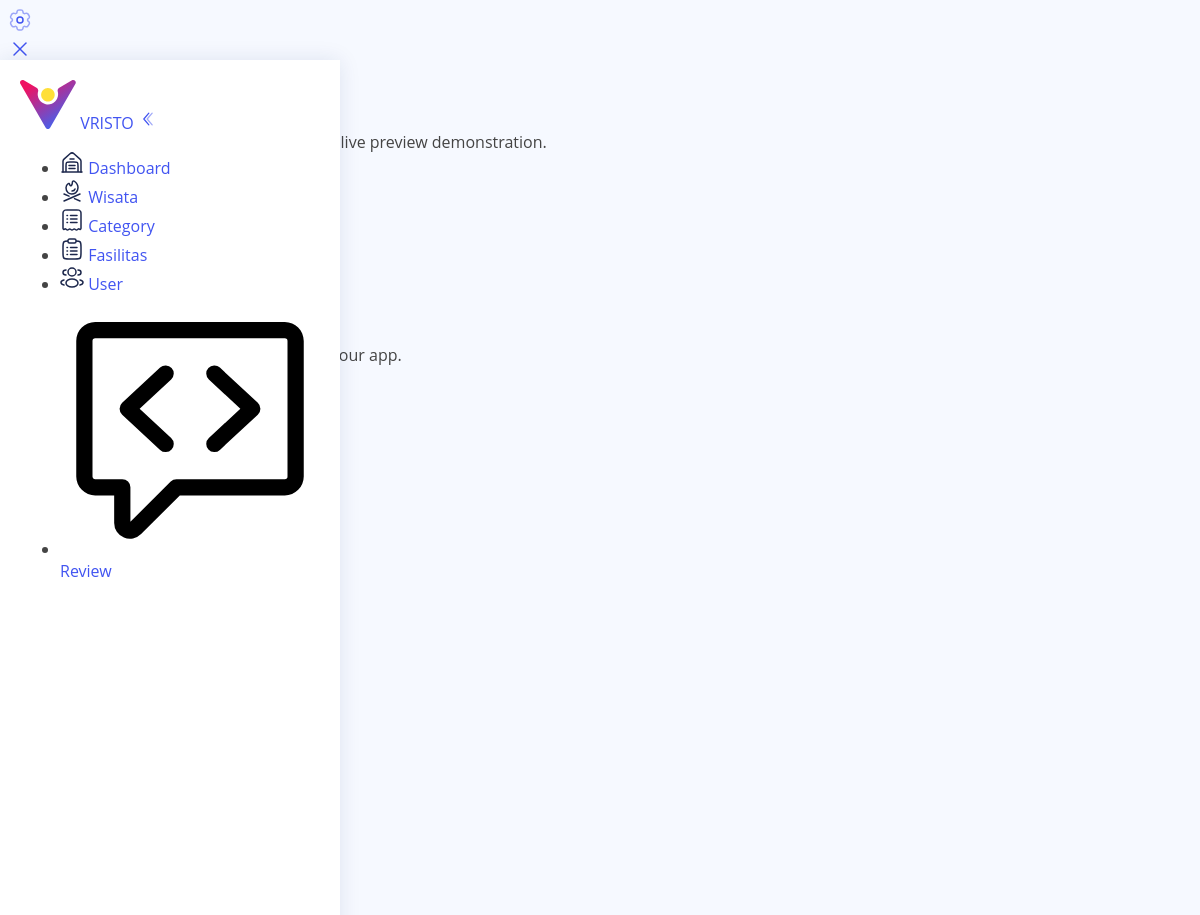
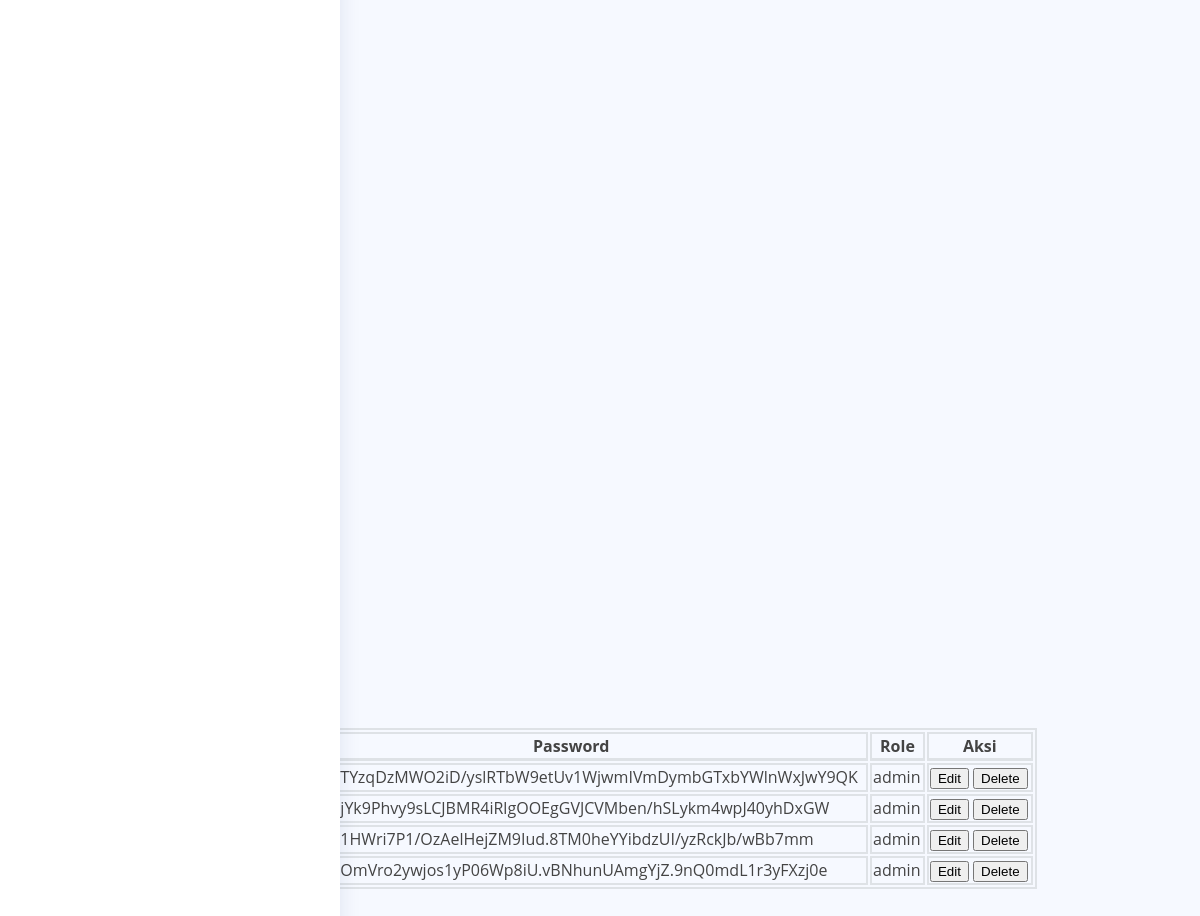
The page /admin-old/user.php on the database its author committed (2 pictures, top to bottom).
### tables this page shows
CREATE TABLE `user` (
  `id` int(11) NOT NULL,
  `username` varchar(50) NOT NULL,
  `password` varchar(255) NOT NULL,
  `role` enum('admin','user') NOT NULL,
  `last_registered` datetime DEFAULT current_timestamp(),
  `img` varchar(255) DEFAULT 'default.jpg',
  `location` varchar(255) DEFAULT NULL,
  `last_activity` datetime DEFAULT current_timestamp() ON UPDATE current_timestamp()
);

### admin-old/user.php (the view, shortened to what the rows shown need)
<?php
include "proses-user.php";
?>
<!DOCTYPE html>
<html lang="en">
<head>
    <link rel="stylesheet" type="text/css" media="screen" href="assets/css/perfect-scrollbar.min.css" />
    <link rel="stylesheet" href="assets/css/highlight.min.css" />
    <link rel="stylesheet" type="text/css" media="screen" href="assets/css/style.css" />
    <link defer rel="stylesheet" type="text/css" media="screen" href="assets/css/animate.css" />
</head>
<body x-data="main" class="relative font-nunito text-sm font-normal antialiased" :class="[ $store.app.sidebar ? 'toggle-sidebar' : '', $store.app.theme, $store.app.menu, $store.app.layout,$store.app.rtlClass]">
    <div class="main-container min-h-screen text-black dark:text-white-dark" :class="[$store.app.navbar]">
        <div class="main-content">
            <div class="animate__animated p-6" :class="[$store.app.animation]">
                <div x-data="modal" class="mb-5">
                    <div x-data="striped">
                        <div class="mt-3">
                            <table id="tableAll" class="table-striped table-hover table-bordered table-compact">
                                <thead>
                                    <tr>
                                        <th>No</th>
                                        <th>Username</th>
                                        <th>Password</th>
                                        <th>Role</th>
                                        <th>Aksi</th>
                                    </tr>
                                </thead>
                                <tbody>
                                    <?php
                                    $datauser = mysqli_query($conn, "SELECT * FROM user");
                                    $i = 1;
                                    while ($ambildata = mysqli_fetch_array($datauser)) {
                                        $user = $ambildata['username'];
                                        $password = $ambildata['password'];
                                        $role = $ambildata['role'];
                                        $aksi = $ambildata['id'];
                                    ?>
                                        <tr>
                                            <td style="width: 10px"><?= $i++; ?></td>
                                            <td><?= $user; ?></td>
                                            <td><?= $password; ?></td>
                                            <td><?= $role; ?></td>
                                            <td class="flex flex-wrap gap-2">
                                                <button type="button" class="btn btn-warning btn-sm" x-on:click="open = <?= $aksi; ?>">Edit</button>
                                                <button type="button" class="btn btn-danger btn-sm" onclick="deleteItem(<?= $aksi; ?>)">Delete</button>
                                            </td>
                                        </tr>
                                    <?php
                                    };
                                    ?>
                                </tbody>
                            </table>
                        </div>
                    </div>
                </div>
            </div>
        </div>
    </div>
</body>
</html>

### rows shown on the page
user: password "$2y$10$TYzqDzMWO2iD/yslRTbW9etUv1WjwmIVmDymbGTxbYWlnWxJwY9QK", role "admin"
user: password "$2y$10$jYk9Phvy9sLCJBMR4iRlgOOEgGVJCVMben/hSLykm4wpJ40yhDxGW", role "admin"
user: password "$2y$10$1HWri7P1/OzAelHejZM9Iud.8TM0heYYibdzUI/yzRckJb/wBb7mm", role "admin"
user: password "$2y$10$OmVro2ywjos1yP06Wp8iU.vBNhunUAmgYjZ.9nQ0mdL1r3yFXzj0e", role "admin"
